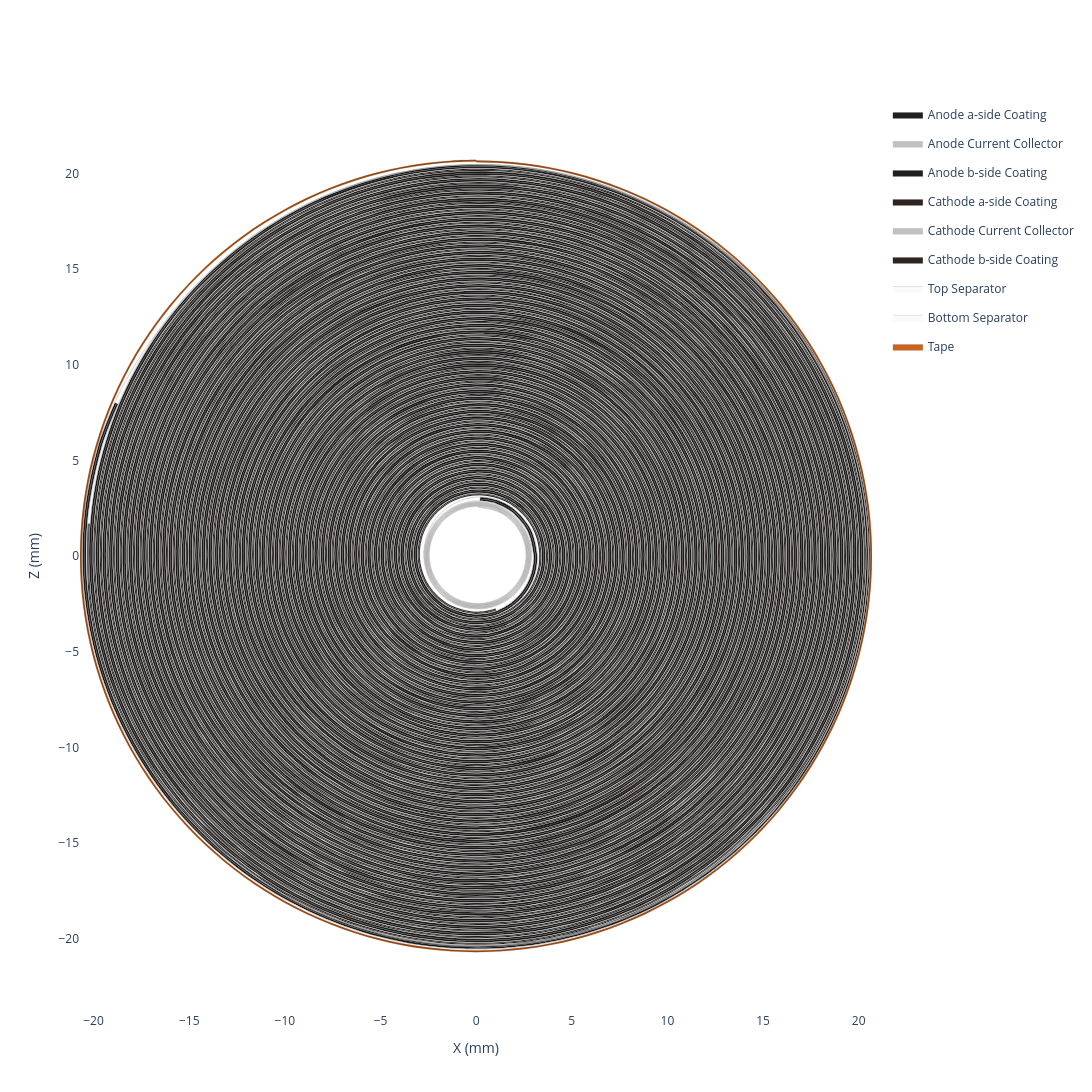

Notebook source saved alongside this figure:
### Code cell
my_jellyroll.get_spiral_plot(height=1300, width=1300).show()

### Figure 1 — Plotly figure (JSON) as saved in the notebook; plotly's stock layout.template omitted (floating-point values rounded to 4 significant figures; data arrays with more than 128 entries replaced by an {"elided": "..."} marker saying what was removed)
{"data": [{"customdata": {"elided": "2938x6 float values"}, "fill": "toself", "fillcolor": "#1f1f1f", "hovertemplate": "<b>Anode a-side Coating (Extruded)</b><br>Theta: %{customdata[0]:.2f}°<br>Unwrapped Length: %{customdata[1]:.2f} mm<br>Radius: %{customdata[2]:.2f} mm<br>X: %{customdata[3]:.2f} mm<br>Z: %{customdata[4]:.2f} mm<br>Turns: %{customdata[5]:.2f}<extra></extra>", "legendgroup": "Anode a-side Coating", "line": {"color": "black", "shape": "spline", "width": 0.1}, "mode": "lines", "name": "Anode a-side Coating", "type": "scatter", "x": {"elided": "2938 float values"}, "y": {"elided": "2938 float values"}}, {"customdata": {"elided": "2938x6 float values"}, "fill": "toself", "fillcolor": "#C0C0C0", "hovertemplate": "<b>Anode Current Collector (Extruded)</b><br>Theta: %{customdata[0]:.2f}°<br>Unwrapped Length: %{customdata[1]:.2f} mm<br>Radius: %{customdata[2]:.2f} mm<br>X: %{customdata[3]:.2f} mm<br>Z: %{customdata[4]:.2f} mm<br>Turns: %{customdata[5]:.2f}<extra></extra>", "legendgroup": "Anode Current Collector", "line": {"color": "black", "shape": "spline", "width": 0.1}, "mode": "lines", "name": "Anode Current Collector", "type": "scatter", "x": {"elided": "2938 float values"}, "y": {"elided": "2938 float values"}}, {"customdata": {"elided": "2938x6 float values"}, "fill": "toself", "fillcolor": "#1f1f1f", "hovertemplate": "<b>Anode b-side Coating (Extruded)</b><br>Theta: %{customdata[0]:.2f}°<br>Unwrapped Length: %{customdata[1]:.2f} mm<br>Radius: %{customdata[2]:.2f} mm<br>X: %{customdata[3]:.2f} mm<br>Z: %{customdata[4]:.2f} mm<br>Turns: %{customdata[5]:.2f}<extra></extra>", "legendgroup": "Anode b-side Coating", "line": {"color": "black", "shape": "spline", "width": 0.1}, "mode": "lines", "name": "Anode b-side Coating", "type": "scatter", "x": {"elided": "2938 float values"}, "y": {"elided": "2938 float values"}}, {"customdata": {"elided": "2686x6 float values"}, "fill": "toself", "fillcolor": "#2f241f", "hovertemplate": "<b>Cathode a-side Coating (Extruded)</b><br>Theta: %{customdata[0]:.2f}°<br>Unwrapped Length: %{customdata[1]:.2f} mm<br>Radius: %{customdata[2]:.2f} mm<br>X: %{customdata[3]:.2f} mm<br>Z: %{customdata[4]:.2f} mm<br>Turns: %{customdata[5]:.2f}<extra></extra>", "legendgroup": "Cathode a-side Coating", "line": {"color": "black", "shape": "spline", "width": 0.1}, "mode": "lines", "name": "Cathode a-side Coating", "type": "scatter", "x": {"elided": "2686 float values"}, "y": {"elided": "2686 float values"}}, {"customdata": {"elided": "2686x6 float values"}, "fill": "toself", "fillcolor": "#C0C0C0", "hovertemplate": "<b>Cathode Current Collector (Extruded)</b><br>Theta: %{customdata[0]:.2f}°<br>Unwrapped Length: %{customdata[1]:.2f} mm<br>Radius: %{customdata[2]:.2f} mm<br>X: %{customdata[3]:.2f} mm<br>Z: %{customdata[4]:.2f} mm<br>Turns: %{customdata[5]:.2f}<extra></extra>", "legendgroup": "Cathode Current Collector", "line": {"color": "black", "shape": "spline", "width": 0.1}, "mode": "lines", "name": "Cathode Current Collector", "type": "scatter", "x": {"elided": "2686 float values"}, "y": {"elided": "2686 float values"}}, {"customdata": {"elided": "2686x6 float values"}, "fill": "toself", "fillcolor": "#2f241f", "hovertemplate": "<b>Cathode b-side Coating (Extruded)</b><br>Theta: %{customdata[0]:.2f}°<br>Unwrapped Length: %{customdata[1]:.2f} mm<br>Radius: %{customdata[2]:.2f} mm<br>X: %{customdata[3]:.2f} mm<br>Z: %{customdata[4]:.2f} mm<br>Turns: %{customdata[5]:.2f}<extra></extra>", "legendgroup": "Cathode b-side Coating", "line": {"color": "black", "shape": "spline", "width": 0.1}, "mode": "lines", "name": "Cathode b-side Coating", "type": "scatter", "x": {"elided": "2686 float values"}, "y": {"elided": "2686 float values"}}, {"customdata": {"elided": "3466x6 float values"}, "fill": "toself", "fillcolor": "#fafafa", "hovertemplate": "<b>Top Separator (Extruded)</b><br>Theta: %{customdata[0]:.2f}°<br>Unwrapped Length: %{customdata[1]:.2f} mm<br>Radius: %{customdata[2]:.2f} mm<br>X: %{customdata[3]:.2f} mm<br>Z: %{customdata[4]:.2f} mm<br>Turns: %{customdata[5]:.2f}<extra></extra>", "legendgroup": "Top Separator", "line": {"color": "black", "shape": "spline", "width": 0.1}, "mode": "lines", "name": "Top Separator", "type": "scatter", "x": {"elided": "3466 float values"}, "y": {"elided": "3466 float values"}}, {"customdata": {"elided": "3466x6 float values"}, "fill": "toself", "fillcolor": "#fafafa", "hovertemplate": "<b>Bottom Separator (Extruded)</b><br>Theta: %{customdata[0]:.2f}°<br>Unwrapped Length: %{customdata[1]:.2f} mm<br>Radius: %{customdata[2]:.2f} mm<br>X: %{customdata[3]:.2f} mm<br>Z: %{customdata[4]:.2f} mm<br>Turns: %{customdata[5]:.2f}<extra></extra>", "legendgroup": "Bottom Separator", "line": {"color": "black", "shape": "spline", "width": 0.1}, "mode": "lines", "name": "Bottom Separator", "type": "scatter", "x": {"elided": "3466 float values"}, "y": {"elided": "3466 float values"}}, {"customdata": {"elided": "606x6 float values"}, "fill": "toself", "fillcolor": "#C9641F", "hovertemplate": "<b>Tape (Extruded)</b><br>Theta: %{customdata[0]:.2f}°<br>Unwrapped Length: %{customdata[1]:.2f} mm<br>Radius: %{customdata[2]:.2f} mm<br>X: %{customdata[3]:.2f} mm<br>Z: %{customdata[4]:.2f} mm<br>Turns: %{customdata[5]:.2f}<extra></extra>", "legendgroup": "Tape", "line": {"color": "black", "shape": "spline", "width": 0.1}, "mode": "lines", "name": "Tape", "type": "scatter", "x": {"elided": "606 float values"}, "y": {"elided": "606 float values"}}, {"customdata": {"elided": "1731x6 float values"}, "hovertemplate": "<b>Top Separator</b><br>Theta: %{customdata[0]:.2f}°<br>Unwrapped Length: %{customdata[1]:.2f} mm<br>Radius: %{customdata[2]:.2f} mm<br>X: %{customdata[3]:.2f} mm<br>Z: %{customdata[4]:.2f} mm<br>Turns: %{customdata[5]:.2f}<extra></extra>", "legendgroup": "Top Separator", "line": {"color": "#fafafa", "shape": "spline", "width": 0}, "mode": "lines", "name": "Top Separator", "showlegend": false, "type": "scatter", "x": {"elided": "1731 float values"}, "y": {"elided": "1731 float values"}}, {"customdata": {"elided": "1467x6 float values"}, "hovertemplate": "<b>Anode a-side Coating</b><br>Theta: %{customdata[0]:.2f}°<br>Unwrapped Length: %{customdata[1]:.2f} mm<br>Radius: %{customdata[2]:.2f} mm<br>X: %{customdata[3]:.2f} mm<br>Z: %{customdata[4]:.2f} mm<br>Turns: %{customdata[5]:.2f}<extra></extra>", "legendgroup": "Anode a-side Coating", "line": {"color": "#1f1f1f", "shape": "spline", "width": 0}, "mode": "lines", "name": "Anode a-side Coating", "showlegend": false, "type": "scatter", "x": {"elided": "1467 float values"}, "y": {"elided": "1467 float values"}}, {"customdata": {"elided": "1467x6 float values"}, "hovertemplate": "<b>Anode Current Collector</b><br>Theta: %{customdata[0]:.2f}°<br>Unwrapped Length: %{customdata[1]:.2f} mm<br>Radius: %{customdata[2]:.2f} mm<br>X: %{customdata[3]:.2f} mm<br>Z: %{customdata[4]:.2f} mm<br>Turns: %{customdata[5]:.2f}<extra></extra>", "legendgroup": "Anode Current Collector", "line": {"color": "#C0C0C0", "shape": "spline", "width": 0}, "mode": "lines", "name": "Anode Current Collector", "showlegend": false, "type": "scatter", "x": {"elided": "1467 float values"}, "y": {"elided": "1467 float values"}}, {"customdata": {"elided": "1467x6 float values"}, "hovertemplate": "<b>Anode b-side Coating</b><br>Theta: %{customdata[0]:.2f}°<br>Unwrapped Length: %{customdata[1]:.2f} mm<br>Radius: %{customdata[2]:.2f} mm<br>X: %{customdata[3]:.2f} mm<br>Z: %{customdata[4]:.2f} mm<br>Turns: %{customdata[5]:.2f}<extra></extra>", "legendgroup": "Anode b-side Coating", "line": {"color": "#1f1f1f", "shape": "spline", "width": 0}, "mode": "lines", "name": "Anode b-side Coating", "showlegend": false, "type": "scatter", "x": {"elided": "1467 float values"}, "y": {"elided": "1467 float values"}}, {"customdata": {"elided": "1731x6 float values"}, "hovertemplate": "<b>Bottom Separator</b><br>Theta: %{customdata[0]:.2f}°<br>Unwrapped Length: %{customdata[1]:.2f} mm<br>Radius: %{customdata[2]:.2f} mm<br>X: %{customdata[3]:.2f} mm<br>Z: %{customdata[4]:.2f} mm<br>Turns: %{customdata[5]:.2f}<extra></extra>", "legendgroup": "Bottom Separator", "line": {"color": "#fafafa", "shape": "spline", "width": 0}, "mode": "lines", "name": "Bottom Separator", "showlegend": false, "type": "scatter", "x": {"elided": "1731 float values"}, "y": {"elided": "1731 float values"}}, {"customdata": {"elided": "1341x6 float values"}, "hovertemplate": "<b>Cathode a-side Coating</b><br>Theta: %{customdata[0]:.2f}°<br>Unwrapped Length: %{customdata[1]:.2f} mm<br>Radius: %{customdata[2]:.2f} mm<br>X: %{customdata[3]:.2f} mm<br>Z: %{customdata[4]:.2f} mm<br>Turns: %{customdata[5]:.2f}<extra></extra>", "legendgroup": "Cathode a-side Coating", "line": {"color": "#2f241f", "shape": "spline", "width": 0}, "mode": "lines", "name": "Cathode a-side Coating", "showlegend": false, "type": "scatter", "x": {"elided": "1341 float values"}, "y": {"elided": "1341 float values"}}, {"customdata": {"elided": "1341x6 float values"}, "hovertemplate": "<b>Cathode Current Collector</b><br>Theta: %{customdata[0]:.2f}°<br>Unwrapped Length: %{customdata[1]:.2f} mm<br>Radius: %{customdata[2]:.2f} mm<br>X: %{customdata[3]:.2f} mm<br>Z: %{customdata[4]:.2f} mm<br>Turns: %{customdata[5]:.2f}<extra></extra>", "legendgroup": "Cathode Current Collector", "line": {"color": "#C0C0C0", "shape": "spline", "width": 0}, "mode": "lines", "name": "Cathode Current Collector", "showlegend": false, "type": "scatter", "x": {"elided": "1341 float values"}, "y": {"elided": "1341 float values"}}, {"customdata": {"elided": "1341x6 float values"}, "hovertemplate": "<b>Cathode b-side Coating</b><br>Theta: %{customdata[0]:.2f}°<br>Unwrapped Length: %{customdata[1]:.2f} mm<br>Radius: %{customdata[2]:.2f} mm<br>X: %{customdata[3]:.2f} mm<br>Z: %{customdata[4]:.2f} mm<br>Turns: %{customdata[5]:.2f}<extra></extra>", "legendgroup": "Cathode b-side Coating", "line": {"color": "#2f241f", "shape": "spline", "width": 0}, "mode": "lines", "name": "Cathode b-side Coating", "showlegend": false, "type": "scatter", "x": {"elided": "1341 float values"}, "y": {"elided": "1341 float values"}}, {"customdata": {"elided": "301x6 float values"}, "hovertemplate": "<b>Tape</b><br>Theta: %{customdata[0]:.2f}°<br>Unwrapped Length: %{customdata[1]:.2f} mm<br>Radius: %{customdata[2]:.2f} mm<br>X: %{customdata[3]:.2f} mm<br>Z: %{customdata[4]:.2f} mm<br>Turns: %{customdata[5]:.2f}<extra></extra>", "legendgroup": "Tape", "line": {"color": "#C9641F", "shape": "spline", "width": 0}, "mode": "lines", "name": "Tape", "showlegend": false, "type": "scatter", "x": {"elided": "301 float values"}, "y": {"elided": "301 float values"}}], "layout": {"height": 1300, "hovermode": "closest", "paper_bgcolor": "white", "plot_bgcolor": "white", "width": 1300, "xaxis": {"scaleanchor": "y", "title": {"text": "X (mm)"}, "zeroline": false}, "yaxis": {"title": {"text": "Z (mm)"}, "zeroline": false}}}
